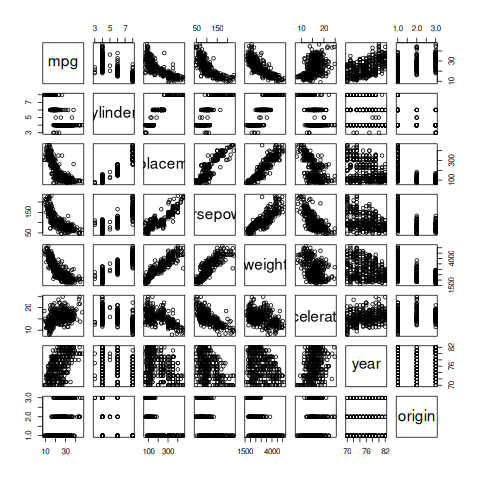

Here is the R script that generated this plot:
library(ISLR2)
# exclude the name column
Auto <- Auto[, -9]
str(Auto)

# a
pairs(Auto)

# b
cor(Auto)

# c
model <- lm(mpg ~ ., data = Auto)
summary(model)
par(mfrow = c(1, 2))
plot(model, which=1)
plot(model, which=5)

model_2 <- lm(mpg ~ . + cylinders:horsepower, data = Auto)
summary(model_2)

model_2 <- lm(mpg ~ . + acceleration:origin, data = Auto)
summary(model_2)


model_3 <- lm (mpg ~ cylinders+I(displacement)^2 + log(weight)+ weight + year + acceleration + origin + horsepower, data = Auto)
summary(model_3)
